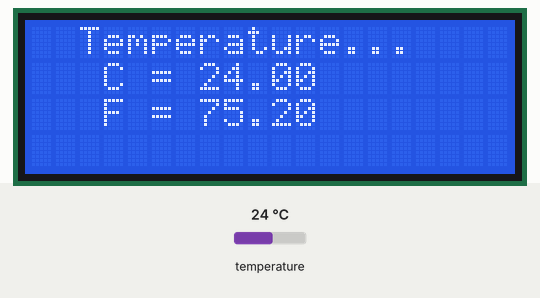
Simulated run of this sketch. Board: Arduino Uno, built with avr-gcc and run on an emulated ATmega328P. Shown: 20×4 character LCD. The inputs (shaded band) are chosen by the test bench; at power-on: temperature 24 °C. What the sketch prints to the serial monitor is not drawn.

Above: at 1.2 s.
1.3 s: temperature set to 12 °C
At 1.7 s:
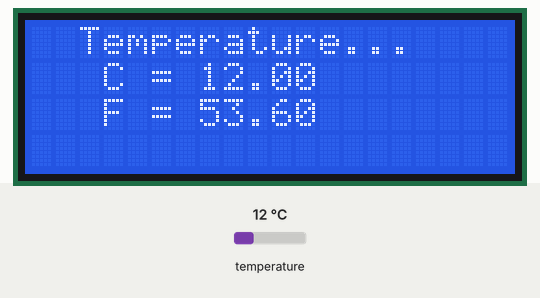
2.8 s: temperature set to 19 °C
At 4.1 s:
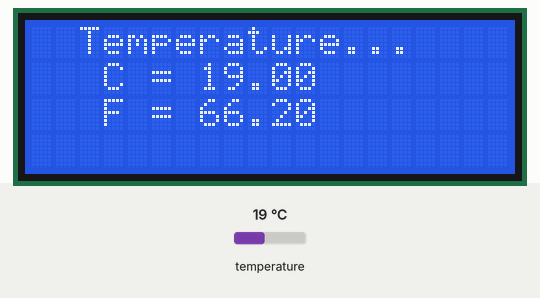
4.4 s: temperature set to 28 °C
At 5.5 s:
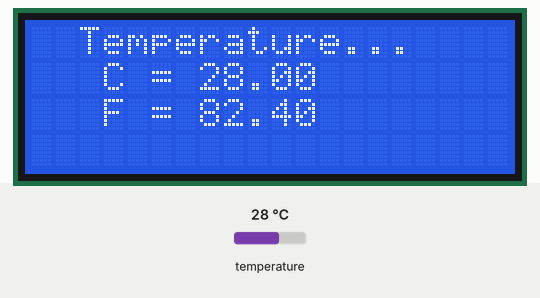
Timing chart, 0 to 7.4 s (numbered marks = the images above; inputs shaded):
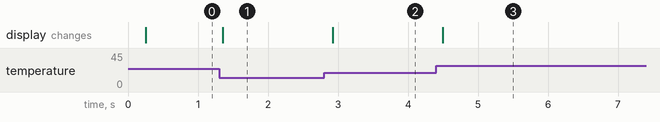

The sketch:

DallasTempLCD.ino
```cpp
/*-----( Import needed libraries )-----*/
// Get 1-wire Library here: http://www.pjrc.com/teensy/td_libs_OneWire.html
#include <OneWire.h>

//Get DallasTemperature Library here:  http://milesburton.com/Main_Page?title=Dallas_Temperature_Control_Library
#include <DallasTemperature.h>
// Wire (I2C) Library
#include <Wire.h>
// LCD Library
#include <LCD.h>
#include <LiquidCrystal_I2C.h>  // F Malpartida's NewLiquidCrystal library
//Download: https://bitbucket.org/fmalpartida/new-liquidcrystal/downloads
// Move original LiquidCrystal library elsewhere, copy this in it's place

/*-----( Declare Constants and Pin Numbers )-----*/
// Data wire is plugged into port 10 on the Arduino (can be changed)
#define ONE_WIRE_BUS 12    // NOTE: No ";" on #define
#define TEMPERATURE_PRECISION 9 // Lower resolution
#define BACKLIGHT_PIN  7
#define  LED_OFF  0
#define  LED_ON  1

LiquidCrystal_I2C lcd(0x27, 2, 1, 0, 4, 5, 6, 7, 3, POSITIVE);

/*-----( Declare objects )-----*/
// Setup a oneWire instance to communicate with any OneWire devices
// (not just Maxim/Dallas temperature ICs)
OneWire oneWire(ONE_WIRE_BUS);
int numberOfDevices; // Number of temperature devices found
DeviceAddress tempDeviceAddress; // We'll use this variable to store a found device address
// Pass address of our oneWire instance to Dallas Temperature.
DallasTemperature sensors(&oneWire);

// Start the LCD display library
//LiquidCrystal_I2C  lcd(I2C_ADDR,En_pin,Rw_pin,Rs_pin,D4_pin,D5_pin,D6_pin,D7_pin);

/*-----( Declare Variables )-----*/
// Assign the addresses of your 1-Wire temp sensors.
// See the tutorial on how to obtain these addresses:
// http://arduino-info.wikispaces.com/Brick-Temperature-DS18B20#Read%20individual

// function to print a device address
void printAddress(DeviceAddress deviceAddress)
{
  for (uint8_t i = 0; i < 8; i++)
  {
    if (deviceAddress[i] < 16) Serial.print("0");
    Serial.print(deviceAddress[i], HEX);
  }
}
// WP 1
//DeviceAddress Probe01 = { 0x28, 0x9A, 0x80, 0x40, 0x04, 0x00, 0x00, 0xD5 }; // "4"
//DeviceAddress Probe02 = { 0x28, 0xE1, 0xC7, 0x40, 0x04, 0x00, 0x00, 0x0D }; // "5"
//DeviceAddress Probe03 = { 0x28, 0x9A, 0x80, 0x40, 0x04, 0x00, 0x00, 0xD5 }; // "4" Again for test
//DeviceAddress Probe04 = { 0x28, 0x10, 0xA4, 0x57, 0x04, 0x00, 0x00, 0xA9 };

/*-----( Declare User-written Functions )-----*/
void displayTemperature(DeviceAddress deviceAddress)
{

  float tempC = sensors.getTempC(deviceAddress);

  if (tempC == -127.00) // Measurement failed or no device found
  {
    lcd.print("Temperature Error");
  }
  else
  {
    lcd.setCursor(3, 1);
    lcd.print("C = ");
    lcd.print(tempC);
    lcd.setCursor(3, 2);
    lcd.print("F = ");
    lcd.print(DallasTemperature::toFahrenheit(tempC)); // Convert to F
  }
}// End printTemperature

void setup()   /****** SETUP: RUNS ONCE ******/
{

  //---------------- Initialize the lcd ------------------
  lcd.begin (20, 4); // 20 characters, 4 lines
  // Switch on the backlight
  //lcd.setBacklightPin(BACKLIGHT_PIN, POSITIVE);
  //lcd.setBacklight(LED_ON);
  //------- Initialize the Temperature measurement library--------------
  sensors.begin();
  // Grab a count of devices on the wire
  numberOfDevices = sensors.getDeviceCount();
  Serial.begin(115200);
  // locate devices on the bus
  Serial.print("Locating devices...");

  Serial.print("Found ");
  Serial.print(numberOfDevices, DEC);
  Serial.println(" devices.");

  // report parasite power requirements
  Serial.print("Parasite power is: ");
  if (sensors.isParasitePowerMode()) Serial.println("ON");
  else Serial.println("OFF");

  // Loop through each device, print out address
  for (int i = 0; i < numberOfDevices; i++)
  {
    // Search the wire for address
    if (sensors.getAddress(tempDeviceAddress, i))
    {
      Serial.print("Found device ");
      Serial.print(i, DEC);
      Serial.print(" with address: ");
      printAddress(tempDeviceAddress);
      Serial.println();

      Serial.print("Setting resolution to ");
      Serial.println(TEMPERATURE_PRECISION, DEC);

      // set the resolution to TEMPERATURE_PRECISION bit (Each Dallas/Maxim device is capable of several different resolutions)
      sensors.setResolution(tempDeviceAddress, TEMPERATURE_PRECISION);

      Serial.print("Resolution actually set to: ");
      Serial.print(sensors.getResolution(tempDeviceAddress), DEC);
      Serial.println();
    } else {
      Serial.print("Found ghost device at ");
      Serial.print(i, DEC);
      Serial.print(" but could not detect address. Check power and cabling");
    }
  }


}//--(end setup )---


void loop()   /****** LOOP: RUNS CONSTANTLY ******/
{
  Serial.print("Requesting temperatures...");
  sensors.requestTemperatures(); // Send the command to get temperatures
  Serial.println("DONE");

  //lcd.clear();  // Reset the display
  //lcd.home();
  //lcd.backlight();  //Backlight ON if under program control

  // Print our characters on the LCD
  // NOTE: Line number and character number start at 0 not 1
  // Loop through each device, print out temperature data
  for (int i = 0; i < numberOfDevices; i++)
  {
    // Search the wire for address
    if (sensors.getAddress(tempDeviceAddress, i))
    {
      // Output the device ID
      Serial.print("Temperature for device: ");
      Serial.println(i, DEC);
      lcd.setCursor(0, 0); //Start at character 0 on line 0
      lcd.print("  Temperature... ");
      displayTemperature(tempDeviceAddress);
      // It responds almost immediately. Let's print out the data
      //printTemperature(tempDeviceAddress); // Use a simple function to print out the data
    }

    delayMicroseconds(100);

  }//--(end main loop )---
}


//*********( THE END )***********
```

Measured:
- after the input at 1.3 s, the display: changes after 0.05 s (image 1)
- after the input at 2.8 s, the display: changes after 0.12 s (image 2)
- after the input at 4.4 s, the display: changes after 0.09 s (image 3)
